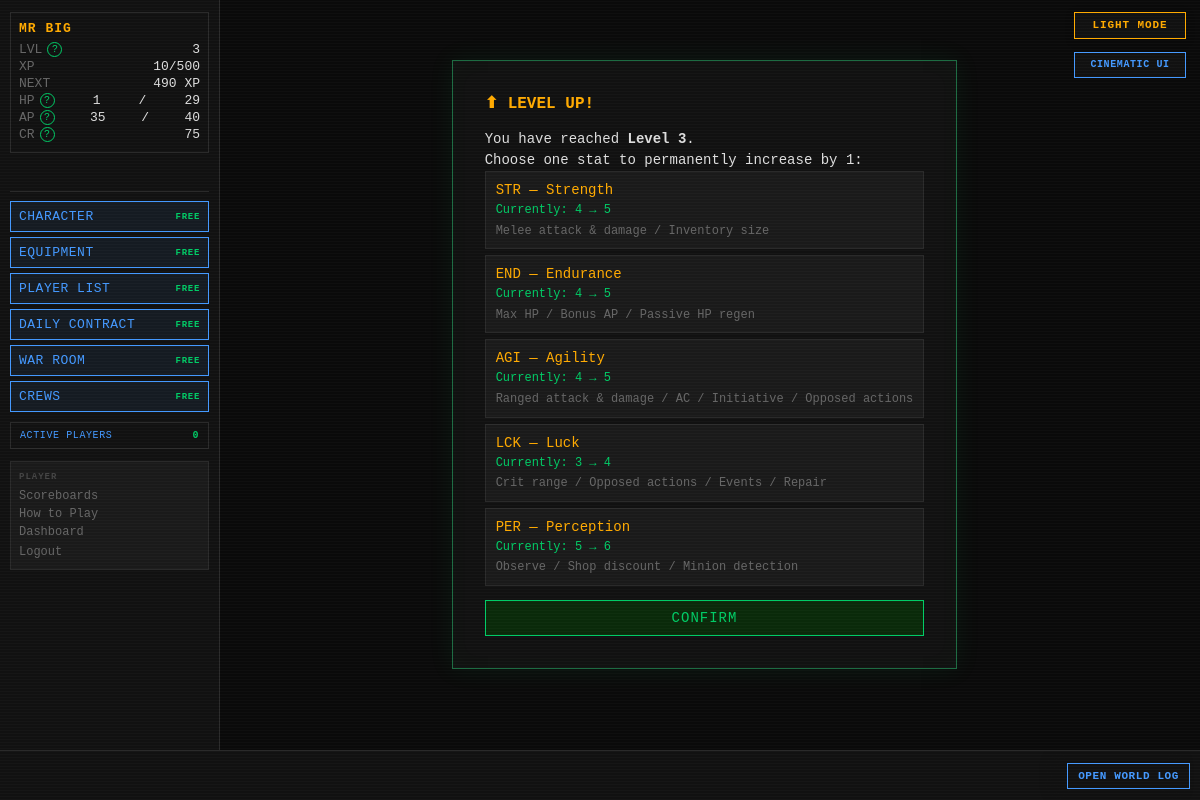
Page /levelup (signed in) on the committed database.
### tables this page shows
CREATE TABLE players (
    id                  INTEGER PRIMARY KEY AUTOINCREMENT,
    username            TEXT    UNIQUE NOT NULL,
    password_hash       TEXT    NOT NULL,
    email               TEXT    UNIQUE NOT NULL,
    character_name      TEXT    NOT NULL,
    sex                 TEXT    NOT NULL,
    class_id            INTEGER REFERENCES classes(id),
    str_stat            INTEGER NOT NULL DEFAULT 1,
    end_stat            INTEGER NOT NULL DEFAULT 1,
    agi_stat            INTEGER NOT NULL DEFAULT 1,
    lck_stat            INTEGER NOT NULL DEFAULT 1,
    per_stat            INTEGER NOT NULL DEFAULT 1,
    level               INTEGER NOT NULL DEFAULT 1,
    xp                  INTEGER NOT NULL DEFAULT 0,
    current_hp          INTEGER NOT NULL,
    current_ap          INTEGER NOT NULL,
    credits             INTEGER NOT NULL DEFAULT 25,
    equipped_weapon_id  INTEGER REFERENCES inventory_items(id),
    equipped_armor_id   INTEGER REFERENCES inventory_items(id),
    equipped_special_id INTEGER REFERENCES inventory_items(id),
    in_combat           INTEGER NOT NULL DEFAULT 0,
    pending_levelup     INTEGER NOT NULL DEFAULT 0,
    pending_perk        INTEGER NOT NULL DEFAULT 0,
    combat_preference   TEXT    NOT NULL DEFAULT "Balanced",
    is_banned           INTEGER NOT NULL DEFAULT 0,
    retired_at          TEXT,
    last_login_at       TEXT,
    created_at          TEXT    NOT NULL DEFAULT (datetime('now'))
);

### routes/auth.py (the view)
@bp.route("/levelup", methods=["GET"])
def levelup():
    player = g.player
    perks = _eligible_perks(player) if player.get("pending_perk") else []
    return render_template("auth/levelup.html", player=player, perks=perks)

### app.py (called while the page is built, shortened)
def _context_processor() -> dict:
    settings = get_all_settings()
    player = g.get("player")
    if not player:
        return {"settings": settings}
    active_count = execute_one(
        """SELECT COUNT(DISTINCT q.player_id) AS cnt FROM action_queue q
           JOIN players p ON p.id=q.player_id
           WHERE datetime(q.created_at)>=datetime('now','-5 minutes') AND p.is_banned=0"""
    )["cnt"]
    return {"player": player, "settings": settings,
            "active_player_count": active_count}

def _check_auth():
    if request.endpoint in _AUTH_EXEMPT:
        return None
    if not session.get("player_id"):
        return redirect(url_for("auth.login"))
    return None

def _load_player():
    player_id = session.get("player_id")
    if not player_id:
        return None
    reconcile_combat_state(player_id)
    player = get_player(player_id)
    if player is None:
        session.clear()
        return redirect(url_for("auth.login"))
    g.player = player
    return None

def _check_levelup():
    if request.endpoint in _LEVELUP_EXEMPT:
        return None

def _set_blackout_flag():
    settings = get_all_settings()
    blackout_mins = settings.get("MIDNIGHT_BLACKOUT_MINUTES", cfg.MIDNIGHT_BLACKOUT_MINUTES)
    now = datetime.now(timezone.utc)
    minutes_to_midnight = (24 * 60) - (now.hour * 60 + now.minute)
    g.blackout = (minutes_to_midnight <= blackout_mins)

### database.py (called while the page is built, shortened)
def get_db() -> sqlite3.Connection:
    if 'db' not in g:
        g.db = sqlite3.connect(
            cfg.DB_PATH,
            detect_types=sqlite3.PARSE_DECLTYPES,
            timeout=10,
        )
        g.db.row_factory = dict_factory
        g.db.execute("PRAGMA foreign_keys = ON")
        g.db.execute("PRAGMA journal_mode = WAL")
    return g.db

def dict_factory(cursor: sqlite3.Cursor, row: tuple) -> dict:
    return {col[0]: val for col, val in zip(cursor.description, row)}

@contextmanager
def exclusive_transaction():
    db = get_db()
    db.execute("BEGIN EXCLUSIVE")
    try:
        yield
        db.execute("COMMIT")
    except Exception:
        db.execute("ROLLBACK")
        raise

def execute(sql: str, params: tuple = ()) -> list[dict]:
    return get_db().execute(sql, params).fetchall()

def execute_one(sql: str, params: tuple = ()) -> dict | None:
    return get_db().execute(sql, params).fetchone()

def execute_write(sql: str, params: tuple = ()) -> int:
    cursor = get_db().execute(sql, params)
    return cursor.lastrowid if cursor.lastrowid else cursor.rowcount

### templates/auth/levelup.html (shortened to what this page needs)
{% extends "base.html" %}
{% block content %}
<div id="auth-box">
    <h2 class="auth-heading term-amber">⬆ LEVEL UP!</h2>
    <p>You have reached <strong>Level {{ player.level }}</strong>.</p>
    <p>Choose one stat to permanently increase by 1:</p>
    <form method="POST" action="{{ url_for('auth.levelup_post') }}">
        <div id="levelup-stats">
            {% for stat, label, detail in [
                ('STR', 'STR — Strength',    'Melee attack & damage / Inventory size'),
                ('END', 'END — Endurance',   'Max HP / Bonus AP / Passive HP regen'),
                ('AGI', 'AGI — Agility',     'Ranged attack & damage / AC / Initiative / Opposed actions'),
                ('LCK', 'LCK — Luck',        'Crit range / Opposed actions / Events / Repair'),
                ('PER', 'PER — Perception',  'Observe / Shop discount / Minion detection')
            ] %}
            <label class="stat-choice">
                <span class="stat-name">{{ label }}</span>
                <span class="stat-current">Currently: {{ player[stat.lower() + '_stat'] }} → {{ player[stat.lower() + '_stat'] + 1 }}</span>
                <span class="stat-detail">{{ detail }}</span>
            </label>
            {% endfor %}
        </div>
        <button type="submit" class="auth-btn">CONFIRM</button>
    </form>
</div>
{% endblock %}

### templates/base.html (shortened to what this page needs)
<!DOCTYPE html>
<html lang="en">
<head>
<link rel="stylesheet" href="{{ url_for('static', filename='style.css') }}">
</head>
<body class="{{ 'authenticated' if player else 'auth-page' }} {% block body_class %}{% endblock %}">
{% if settings.get('ALLOW_PLAYER_COLOR_OVERRIDE', true) %}<button id="theme-toggle" type="button" aria-label="Switch color theme" aria-pressed="false">
</button>{% endif %}
{% if settings.get('ALLOW_PLAYER_INTERFACE_OVERRIDE', true) %}
<button id="interface-toggle" type="button" aria-label="Switch interface style" aria-pressed="false">
</button>
{% endif %}
{% if player %}
<div id="left-col">
    <div id="status-block">
        <div class="status-name">{{ player.character_name }}</div>
        <div class="status-line">
            <span class="label">LVL</span>
            <span id="status-level">{{ player.level }}</span>
        </div>
        <div class="status-line">
            <span class="label">XP</span>
            <span><span id="status-xp">{{ player.xp }}</span><span id="status-xp-threshold">{% if player.get('next_level_xp') is not none %}/{{ player.get('next_level_xp') }}{% endif %}</span></span>
        </div>
        <div class="status-line" title="Experience still needed to reach level {{ player.level + 1 }}">
            <span class="label">NEXT</span>
            <span id="status-xp-next">{% if player.get('xp_to_next_level') is none %}MAX{% elif player.get('xp_to_next_level') <= 0 %}LEVEL UP{% else %}{{ player.get('xp_to_next_level') }} XP{% endif %}</span>
        </div>
        <div class="status-line">
            <span class="label">HP</span>
            <span id="status-hp">{{ player.current_hp }}</span>/<span id="status-maxhp">{{ player.max_hp }}</span>
        </div>
        <div class="status-line">
            <span class="label">AP</span>
            <span id="status-ap">{{ player.current_ap }}</span>/<span id="status-maxap">{{ player.max_ap }}</span>
        </div>
        <div class="status-line">
            <span class="label">CR</span>
            <span id="status-credits">{{ player.credits }}</span>
        </div>
    </div>
    <div class="free-action-buttons" aria-label="Free character actions">
        <a class="action-btn free-action-btn" href="{{ url_for('character.index') }}">
            CHARACTER <span class="free-cost">FREE</span>
        </a>
        <a class="action-btn free-action-btn" href="{{ url_for('character.equipment') }}">
            EQUIPMENT <span class="free-cost">FREE</span>
        </a>
        <a class="action-btn free-action-btn" href="{{ url_for('community.players') }}">PLAYER LIST <span class="free-cost">FREE</span></a>
        <a class="action-btn free-action-btn" href="{{ url_for('community.contracts') }}">DAILY CONTRACT <span class="free-cost">FREE</span></a>
        <a class="action-btn free-action-btn" href="{{ url_for('community.war_room') }}">WAR ROOM <span class="free-cost">FREE</span></a>
        <a class="action-btn free-action-btn" href="{{ url_for('crews.index') }}">CREWS <span class="free-cost">FREE</span></a>
    </div>
    <button id="active-players-toggle" class="active-players-toggle" type="button"
            data-url="{{ url_for('feeds.active_players') }}" aria-haspopup="dialog">
        ACTIVE PLAYERS <span id="active-player-count">{{ active_player_count }}</span>
    </button>
    <nav id="left-nav">
        <span class="nav-heading">PLAYER</span>
        <a href="{{ url_for('scoreboards.index') }}">Scoreboards</a>
        <a href="{{ url_for('feeds.game_help') }}">How to Play</a>
        <a href="{{ url_for('dashboard.index') }}">Dashboard</a>
        <form action="{{ url_for('auth.logout') }}" method="POST" style="margin:0">
            <button type="submit" class="nav-link-btn">Logout</button>
        </form>
    </nav>
</div>
{% endif %}
<div id="main">
    {% block content %}{% endblock %}
</div>
{% if player %}
<div id="ticker-wrap">
    <a id="ticker-log-link" href="{{ url_for('feeds.global_log') }}" title="Open the complete World Log">OPEN WORLD LOG</a>
    <div id="ticker">
    </div>
</div>
{% endif %}
</body>
</html>

### rows in the picture
players: character_name "MR BIG", level "3", xp "10", current_hp "1", current_ap "35", credits "75", str_stat "4" "4" "4" "3" "5", player[stat.lower()+'_stat']+1 "5" "5" "5" "4" "6"

### other values in the picture
{{ player.get('next_level_xp') }} "500"
{{ player.get('xp_to_next_level') }} "490"
{{ player.max_hp }} "29"
{{ player.max_ap }} "40"
{{ active_player_count }} "0"
{{ label }} "STR — Strength" "END — Endurance" "AGI — Agility" "LCK — Luck" "PER — Perception"
{{ detail }} "Melee attack & damage / Inventory size" "Max HP / Bonus AP / Passive HP regen" "Ranged attack & damage / AC / Initiative / Opposed actions" "Crit range / Opposed actions / Events / Repair" "Observe / Shop discount / Minion detection"
